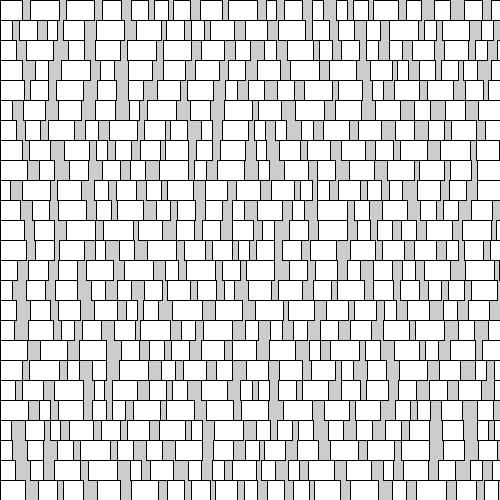
Frame 1 (no input)
Frame 60 (the mouse pressed at the canvas centre just before this capture): identical to frame 1, image omitted
Frame 120 (the mouse held since frame 60 and released just before this capture): identical to frame 1, image omitted

The Processing sketch that drew this single still picture (run headless with seeded random() and noise(); from frame 60 on, the mouse is pressed at the canvas centre):

// Processing sketch: A1CompA
// ── A1CompA.pde
//Block parameters
static final float BLOCK_HEIGHT = 20;
static final float MIN_BLOCK_WIDTH = 10;
static final float MAX_BLOCK_WIDTH = 30;

//Spacing parameters
static final float MIN_SPACE_WIDTH = 5;
static final float MAX_SPACE_WIDTH = 15;

void setup()
{
  size(500, 500);
  fill(255,255,255); //White fill
  drawOnce();
}

void drawOnce()
{
  for(int i = 0; i < (height / BLOCK_HEIGHT) + 1; ++i) //Iterate over rows in window
  {
    float totalRowWidth = 0;
    while(totalRowWidth <= width) //While the current row is smaller than the window width
    {
      float blockWidth = random(MIN_BLOCK_WIDTH, MAX_BLOCK_WIDTH); //Get the random block width
      rect(totalRowWidth, i * BLOCK_HEIGHT, blockWidth, BLOCK_HEIGHT);
      totalRowWidth += blockWidth; //Add the block width to the total width;
      float spaceWidth = random(MIN_SPACE_WIDTH, MAX_SPACE_WIDTH); //Get the random space width
      totalRowWidth += spaceWidth; //Add the space width to the total width;
    }
  }
}

void draw()
{
  
}
